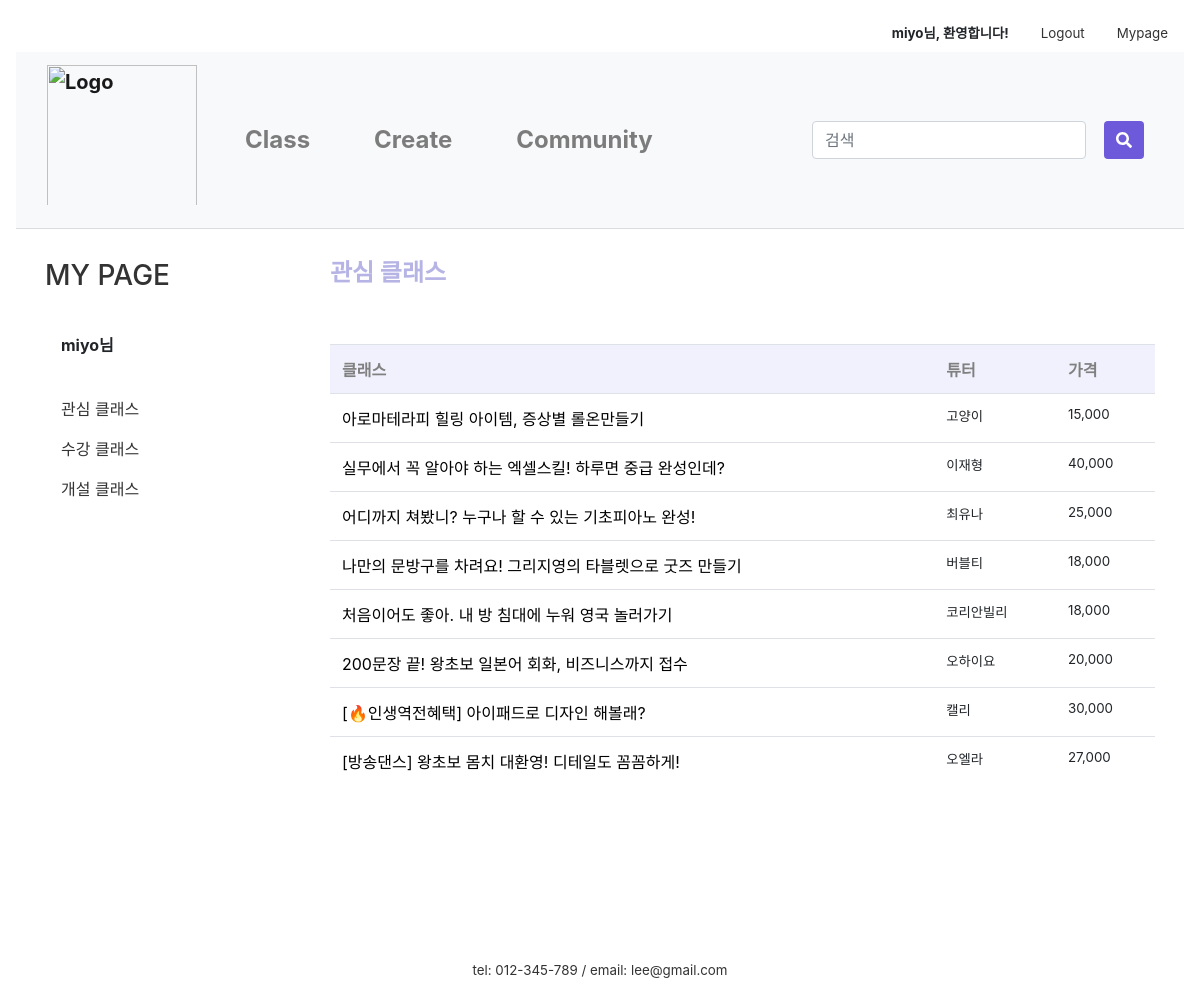
The app's page /mypage/mylike/ (signed in) with its own data.
### firstApp/models.py (models this page shows, shortened)
class Class(models.Model):
    author = models.ForeignKey(settings.AUTH_USER_MODEL, on_delete=models.CASCADE, default=1)
    title = models.CharField(max_length=50)
    tutor = models.CharField(max_length=10)
    tutor_photo = ProcessedImageField(upload_to="tutor", processors=[ResizeToFill(300,300)], default='')
    tutor_insta = models.CharField(null=True, blank=True, max_length=50, default='')
    tutor_blog = models.CharField(null=True, blank=True, max_length=50, default='')
    tutor_youtube = models.CharField(null=True, blank=True, max_length=50, default='')
    category = models.ForeignKey('firstApp.Category', on_delete=models.CASCADE, default=1, related_name='category')
    area = models.ForeignKey('firstApp.Area', on_delete=models.CASCADE, default=1)
    photo = ProcessedImageField(upload_to="class", processors=[ResizeToFill(600,450)], default='')
    body = RichTextUploadingField(default='')
    tutor_body = RichTextUploadingField(default='')
    price = models.CharField(max_length=10)
    time = models.CharField(max_length=5)
    level = models.ForeignKey('firstApp.Level', on_delete=models.CASCADE, default=1, related_name='level')
    mode = models.ForeignKey('firstApp.Mode', on_delete=models.CASCADE, default=1, related_name='mode')
    in_min = models.PositiveIntegerField(null=True, blank=True, default='1')
    in_max = models.PositiveIntegerField(null=True, blank=True, default='1')
    like_user = models.ManyToManyField(settings.AUTH_USER_MODEL, blank=True, related_name='like_class')
    like_count = models.PositiveIntegerField(default=0)
    on_sale = models.BooleanField(null=True, default=False)
    sale_price = models.CharField(null=True, blank=True, max_length=10)
    on_permission = models.BooleanField(null=True, default=False)
    class Meta:
        permissions = [
            ('can_permit', 'Can permit')
        ]

### firstApp/views.py (the view)
# urls.py: path('mypage/mylike/', views.mylike, name='mylike'),
@login_required(login_url='/login/')
def mylike(request):
    classs = Class.objects.filter(on_permission=True, like_user=request.user)
    return render(request, 'firstApp/mylike.html', {'classs':classs})

### firstApp/templates/firstApp/mylike.html (shortened to what this page needs)
{% extends 'firstApp/base.html' %}
{% load static %}
{% load humanize %}
{% block content %}
{% if user.is_active %}
<link rel="stylesheet" href="{% static 'css/community.css' %}">
<link href="{% static 'css/my_page_table.css' %}" rel="stylesheet">
<link href="{% static 'css/apply_detail.css' %}" rel="stylesheet">
    <div class="container">
      <div class="row">
        <div class="col-sm-3">
          <div class="left-sidebar">
            <ul>
              <li>
								<a class= "nounderline" href="{% url 'mypage' %}"><h3>MY PAGE</h3></a>
							</li><br>
							<li data-toggle="tab">
								<a class="nav-link"><strong>{{user.username}}님</strong></a>
									<br>
									<li class="nav-item">
										<a class="nav-link" href="/mypage/mylike">관심 클래스</a>
									</li>
									<li class="nav-item">
									  <a class="nav-link" href="/mypage/myApply">수강 클래스</a>
									</li>
									<li class="nav-item">
									  <a class="nav-link" href="/mypage/myClass">개설 클래스</a>
									</li>
							</li>
						</ul>
          </div>
        </div>
          <div class="col-sm-9">
            <h4 class="my_page_title" style="font-weight:bold; color:#B6B3E5;">관심 클래스</h4><br><br>
            <table class="table">
              <tr>
                <th>클래스</th>
                <th>튜터</th>
                <th>가격</th>
              </tr>
              {% for class in classs %}
              <tr>
                <td>
                  <a class="a_underline" href="{% url 'product' class.id %}">{{ class.title }}</a>
                </td>
                <td class="lighter">{{ class.tutor }}</td>
                <td class="lighter">{{ class.sale_price|intcomma }}</td>
              </tr>
              {% endfor %}
            </table>
          </div>
      </div>
    </div>
{% else %}
<script type="text/javascript">
    alert('잘못된 접근입니다. \n로그인을 해주세요.')
    window.location.href = '/login';
  </script>
{% endif %}
{% endblock content %}

### firstApp/templates/firstApp/base.html (shortened to what this page needs)
{% load static %}
<link rel="stylesheet" href="https://stackpath.bootstrapcdn.com/bootstrap/4.4.1/css/bootstrap.min.css"
>
<link rel="stylesheet" href="{% static 'css/base.css' %}">
<link rel="stylesheet" href="{% static 'css/navbar_custom.css' %}">
<div class="nav inner">
  <div class="container-fluid" style="width:1500px; padding: 0px;">
    <nav class="nav nav-masthead justify-content-end">
      {% if user.is_active %}
      <a class="nav-link"><strong>{{user.username}}님, 환영합니다!</strong></a>
      <a class="nav-link" href="/logout">Logout</a>
      <a class="nav-link" href="/mypage">Mypage</a>
      {% else %}
      <a class="nav-link" href="/login">Login</a>
      <a class="nav-link" href="/signup">Join</a>
      {% endif %}
    </nav>
  </div>
</div>
<nav class="navbar navbar-expand-lg navbar-light bg-light navbar-custom">
  <div class="container-fluid" style="width:1500px;">
    <a class="navbar-brand logo" href="/"><img src="{% static 'image\logo_1.png' %}" alt="Logo" style="max-width: 30vw; width:150px; padding-bottom:10px;"></a>
  <div class="collapse navbar-collapse" id="navbarSupportedContent">
    <ul class="navbar-nav mr-auto">
      <li class="nav-item nav-item-custom">
        <a class="nav-link" href="/class_search">Class</a>
      </li>
      <li class="nav-item nav-item-custom">
        <a class="nav-link" href="/intro_createclass">Create</a>
      </li>
      <li class="nav-item nav-item-custom">
        <a class="nav-link" href="/community">Community</a>
      </li>
    </ul>
  <div class="nav-item nav-item-custom">
    <div class="row">
      <form class="form-inline my-2 my-lg-0" action="{% url 'searchResult' %}" method="get">
      <div class="col-xs-8" style="max-width:50vw;">
        <input class="form-control mr-sm-2" type="search" placeholder="검색" aria-label="Search" name="qq" value="{{ qq }}">
      </div>
       <div class="col-xs-2" style="margin-left:10px;">
          <button class="btn btn-primary my-2 my-sm-0" type="submit" style="height:38px">
        <i class="fas fa-search"></i>
            </button>
       </div>
      </form>
    </div>
      </div>
  </div>
  </div>
</nav>
<main role="main">
  {% block content %}
  {% endblock content%}
</main>
<footer class="mastfoot mt-auto text-center">
  <div class="inner" style="margin-top:10rem;">
    <p style="margin:0">tel: 012-345-789 /
      email: lee@gmail.com</p>
  </div>
</footer>

### firstApp/static/css/base.css (style rules this page uses)
img { max-width:100%; }
.mastfoot { color: #333; }
.inner { font-size:10pt; }
.btn-primary, .btn-primary:active, .btn-primary:visited { background-color:#6C5ADA !important; border:none !important; color:white !important; }
.nounderline { text-decoration: none !important; }
.a_underline { color:black; }

### firstApp/static/css/navbar_custom.css (style rules this page uses)
a { color:#333; }
.navbar { margin-bottom:30px; border-bottom: 0.1px solid rgb(219, 222, 224); }
.navbar-custom { font-size: x-large; font-weight: bold; background-color: #fff; }
.nav-item-custom { padding-left: 1.5rem; padding-right: 1.5rem; }

### firstApp/static/css/community.css (style rules this page uses)
ul { list-style:none; padding-left:0 }
th { color:gray; background-color:#f0f1fc; }
.lighter { font-size:10pt; }

### records on screen
Class: title "아로마테라피 힐링 아이템, 증상별 롤온만들기", tutor "고양이", sale_price "15,000"
Class: title "실무에서 꼭 알아야 하는 엑셀스킬! 하루면 중급 완성인데?", tutor "이재형", sale_price "40,000"
Class: title "어디까지 쳐봤니? 누구나 할 수 있는 기초피아노 완성!", tutor "최유나", sale_price "25,000"
Class: title "나만의 문방구를 차려요! 그리지영의 타블렛으로 굿즈 만들기", tutor "버블티", sale_price "18,000"
Class: title "처음이어도 좋아. 내 방 침대에 누워 영국 놀러가기", tutor "코리안빌리", sale_price "18,000"
Class: title "200문장 끝! 왕초보 일본어 회화, 비즈니스까지 접수", tutor "오하이요", sale_price "20,000"
Class: title "[🔥인생역전혜택] 아이패드로 디자인 해볼래?", tutor "캘리", sale_price "30,000"
Class: title "[방송댄스] 왕초보 몸치 대환영! 디테일도 꼼꼼하게!", tutor "오엘라", sale_price "27,000"

### other values on screen
{{ user.username }} "miyo"
